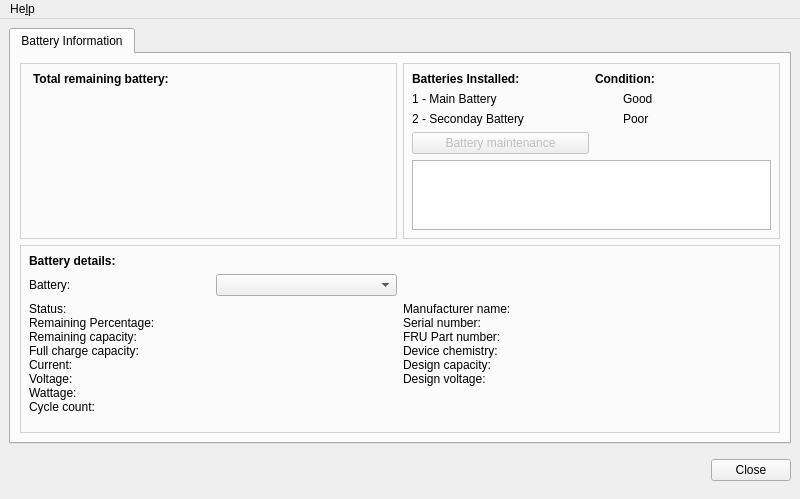
<?xml version="1.0" encoding="UTF-8"?>
<ui version="4.0">
 <class>MainWindow</class>
 <widget class="QMainWindow" name="MainWindow">
  <property name="geometry">
   <rect>
    <x>0</x>
    <y>0</y>
    <width>800</width>
    <height>459</height>
   </rect>
  </property>
  <property name="sizePolicy">
   <sizepolicy hsizetype="Preferred" vsizetype="Ignored">
    <horstretch>0</horstretch>
    <verstretch>0</verstretch>
   </sizepolicy>
  </property>
  <property name="windowTitle">
   <string>Battery Control</string>
  </property>
  <property name="windowIcon">
   <iconset theme="battery">
    <normaloff>.</normaloff>.</iconset>
  </property>
  <widget class="QWidget" name="centralwidget">
   <property name="sizePolicy">
    <sizepolicy hsizetype="Preferred" vsizetype="Preferred">
     <horstretch>0</horstretch>
     <verstretch>0</verstretch>
    </sizepolicy>
   </property>
   <layout class="QVBoxLayout" name="verticalLayout">
    <item>
     <widget class="QTabWidget" name="tabs">
      <property name="currentIndex">
       <number>0</number>
      </property>
      <widget class="QWidget" name="tab">
       <attribute name="title">
        <string>Battery Information</string>
       </attribute>
       <layout class="QGridLayout" name="gridLayout" rowstretch="40,0">
        <item row="0" column="0">
         <widget class="QWidget" name="remaining_battery" native="true">
          <property name="styleSheet">
           <string notr="true">#remaining_battery {
	border: 1px solid #d2d2d2;
}</string>
          </property>
          <layout class="QVBoxLayout" name="verticalLayout_2">
           <property name="leftMargin">
            <number>13</number>
           </property>
           <item>
            <widget class="QLabel" name="remaining_label">
             <property name="font">
              <font>
               <weight>75</weight>
               <bold>true</bold>
              </font>
             </property>
             <property name="text">
              <string>Total remaining battery:</string>
             </property>
            </widget>
           </item>
           <item>
            <widget class="BatteryIcon" name="battery" native="true">
             <property name="minimumSize">
              <size>
               <width>100</width>
               <height>50</height>
              </size>
             </property>
             <property name="maximumSize">
              <size>
               <width>100</width>
               <height>50</height>
              </size>
             </property>
             <property name="styleSheet">
              <string notr="true">#widget {
	margin: 10px;
}</string>
             </property>
            </widget>
           </item>
           <item>
            <spacer name="verticalSpacer">
             <property name="orientation">
              <enum>Qt::Vertical</enum>
             </property>
             <property name="sizeHint" stdset="0">
              <size>
               <width>20</width>
               <height>123</height>
              </size>
             </property>
            </spacer>
           </item>
          </layout>
         </widget>
        </item>
        <item row="1" column="0" colspan="2">
         <widget class="QWidget" name="details" native="true">
          <property name="sizePolicy">
           <sizepolicy hsizetype="Preferred" vsizetype="Preferred">
            <horstretch>0</horstretch>
            <verstretch>0</verstretch>
           </sizepolicy>
          </property>
          <property name="styleSheet">
           <string notr="true">#details {
	border: 1px solid #d2d2d2;
}</string>
          </property>
          <layout class="QGridLayout" name="gridLayout_3">
           <item row="0" column="0">
            <widget class="QLabel" name="battery_details">
             <property name="font">
              <font>
               <weight>75</weight>
               <bold>true</bold>
              </font>
             </property>
             <property name="text">
              <string>Battery details:</string>
             </property>
            </widget>
           </item>
           <item row="1" column="0">
            <layout class="QHBoxLayout" name="batterychooser">
             <item>
              <widget class="QLabel" name="battery_label">
               <property name="text">
                <string>Battery:</string>
               </property>
              </widget>
             </item>
             <item>
              <widget class="QComboBox" name="battery_combo"/>
             </item>
            </layout>
           </item>
           <item row="2" column="0">
            <layout class="QHBoxLayout" name="info_container" stretch="60,40">
             <property name="spacing">
              <number>0</number>
             </property>
             <item>
              <widget class="QLabel" name="battery_info_label">
               <property name="text">
                <string>Status:
Remaining Percentage:
Remaining capacity:
Full charge capacity:
Current:
Voltage:
Wattage:
Cycle count:</string>
               </property>
               <property name="alignment">
                <set>Qt::AlignLeading|Qt::AlignLeft|Qt::AlignTop</set>
               </property>
              </widget>
             </item>
             <item>
              <widget class="QLabel" name="battery_info">
               <property name="text">
                <string/>
               </property>
               <property name="alignment">
                <set>Qt::AlignLeading|Qt::AlignLeft|Qt::AlignTop</set>
               </property>
              </widget>
             </item>
            </layout>
           </item>
           <item row="2" column="1">
            <layout class="QVBoxLayout" name="verticalLayout_3">
             <item>
              <layout class="QHBoxLayout" name="manu_container" stretch="60,40">
               <property name="spacing">
                <number>0</number>
               </property>
               <property name="sizeConstraint">
                <enum>QLayout::SetMinimumSize</enum>
               </property>
               <item>
                <widget class="QLabel" name="battery_manu_label">
                 <property name="sizePolicy">
                  <sizepolicy hsizetype="Preferred" vsizetype="Minimum">
                   <horstretch>0</horstretch>
                   <verstretch>0</verstretch>
                  </sizepolicy>
                 </property>
                 <property name="text">
                  <string>Manufacturer name:
Serial number:
FRU Part number:
Device chemistry:
Design capacity:
Design voltage:</string>
                 </property>
                 <property name="alignment">
                  <set>Qt::AlignLeading|Qt::AlignLeft|Qt::AlignTop</set>
                 </property>
                </widget>
               </item>
               <item>
                <widget class="QLabel" name="battery_manu">
                 <property name="sizePolicy">
                  <sizepolicy hsizetype="Preferred" vsizetype="Minimum">
                   <horstretch>0</horstretch>
                   <verstretch>0</verstretch>
                  </sizepolicy>
                 </property>
                 <property name="text">
                  <string/>
                 </property>
                 <property name="alignment">
                  <set>Qt::AlignLeading|Qt::AlignLeft|Qt::AlignTop</set>
                 </property>
                </widget>
               </item>
              </layout>
             </item>
             <item>
              <widget class="QLabel" name="manu_logo">
               <property name="minimumSize">
                <size>
                 <width>100</width>
                 <height>30</height>
                </size>
               </property>
               <property name="maximumSize">
                <size>
                 <width>100</width>
                 <height>30</height>
                </size>
               </property>
               <property name="text">
                <string/>
               </property>
              </widget>
             </item>
             <item>
              <spacer name="verticalSpacer_2">
               <property name="orientation">
                <enum>Qt::Vertical</enum>
               </property>
               <property name="sizeHint" stdset="0">
                <size>
                 <width>20</width>
                 <height>40</height>
                </size>
               </property>
              </spacer>
             </item>
            </layout>
           </item>
          </layout>
         </widget>
        </item>
        <item row="0" column="1">
         <widget class="QWidget" name="batteries" native="true">
          <property name="styleSheet">
           <string notr="true">#batteries {
	border: 1px solid #d2d2d2;
}</string>
          </property>
          <layout class="QGridLayout" name="gridLayout_2">
           <item row="4" column="0" colspan="2">
            <widget class="QPlainTextEdit" name="status">
             <property name="lineWrapMode">
              <enum>QPlainTextEdit::WidgetWidth</enum>
             </property>
             <property name="readOnly">
              <bool>true</bool>
             </property>
             <property name="plainText">
              <string/>
             </property>
            </widget>
           </item>
           <item row="0" column="0">
            <widget class="QLabel" name="batteries_installed">
             <property name="font">
              <font>
               <weight>75</weight>
               <bold>true</bold>
              </font>
             </property>
             <property name="text">
              <string>Batteries Installed:</string>
             </property>
            </widget>
           </item>
           <item row="0" column="1">
            <widget class="QLabel" name="condition">
             <property name="font">
              <font>
               <weight>75</weight>
               <bold>true</bold>
              </font>
             </property>
             <property name="text">
              <string>Condition:</string>
             </property>
            </widget>
           </item>
           <item row="3" column="0">
            <widget class="QPushButton" name="maintain">
             <property name="enabled">
              <bool>false</bool>
             </property>
             <property name="text">
              <string>Battery maintenance</string>
             </property>
            </widget>
           </item>
           <item row="1" column="0" colspan="2">
            <widget class="QWidget" name="primary_battery" native="true">
             <layout class="QHBoxLayout" name="horizontalLayout">
              <property name="spacing">
               <number>0</number>
              </property>
              <property name="leftMargin">
               <number>0</number>
              </property>
              <property name="topMargin">
               <number>0</number>
              </property>
              <property name="rightMargin">
               <number>0</number>
              </property>
              <property name="bottomMargin">
               <number>0</number>
              </property>
              <item>
               <widget class="QLabel" name="primary_label">
                <property name="text">
                 <string>1 - Main Battery</string>
                </property>
               </widget>
              </item>
              <item>
               <layout class="QHBoxLayout" name="primary_cont">
                <property name="spacing">
                 <number>6</number>
                </property>
                <property name="leftMargin">
                 <number>5</number>
                </property>
                <item>
                 <widget class="QLabel" name="primary_icon">
                  <property name="enabled">
                   <bool>true</bool>
                  </property>
                  <property name="minimumSize">
                   <size>
                    <width>20</width>
                    <height>11</height>
                   </size>
                  </property>
                  <property name="maximumSize">
                   <size>
                    <width>20</width>
                    <height>11</height>
                   </size>
                  </property>
                  <property name="text">
                   <string/>
                  </property>
                  <property name="pixmap">
                   <pixmap>../../../Desktop/good.png</pixmap>
                  </property>
                 </widget>
                </item>
                <item>
                 <widget class="QLabel" name="primary_text">
                  <property name="text">
                   <string>Good</string>
                  </property>
                 </widget>
                </item>
               </layout>
              </item>
             </layout>
            </widget>
           </item>
           <item row="2" column="0" colspan="2">
            <widget class="QWidget" name="secondary_battery" native="true">
             <layout class="QHBoxLayout" name="horizontalLayout_2">
              <property name="spacing">
               <number>0</number>
              </property>
              <property name="leftMargin">
               <number>0</number>
              </property>
              <property name="topMargin">
               <number>0</number>
              </property>
              <property name="rightMargin">
               <number>0</number>
              </property>
              <property name="bottomMargin">
               <number>0</number>
              </property>
              <item>
               <widget class="QLabel" name="secondary_label">
                <property name="text">
                 <string>2 - Seconday Battery</string>
                </property>
               </widget>
              </item>
              <item>
               <layout class="QHBoxLayout" name="secondary_cont">
                <property name="spacing">
                 <number>6</number>
                </property>
                <property name="leftMargin">
                 <number>5</number>
                </property>
                <item>
                 <widget class="QLabel" name="secondary_icon">
                  <property name="minimumSize">
                   <size>
                    <width>20</width>
                    <height>11</height>
                   </size>
                  </property>
                  <property name="maximumSize">
                   <size>
                    <width>20</width>
                    <height>11</height>
                   </size>
                  </property>
                  <property name="text">
                   <string/>
                  </property>
                  <property name="pixmap">
                   <pixmap>../../../Desktop/bad.png</pixmap>
                  </property>
                 </widget>
                </item>
                <item>
                 <widget class="QLabel" name="secondary_text">
                  <property name="text">
                   <string>Poor</string>
                  </property>
                 </widget>
                </item>
               </layout>
              </item>
             </layout>
            </widget>
           </item>
          </layout>
         </widget>
        </item>
       </layout>
      </widget>
     </widget>
    </item>
    <item>
     <layout class="QHBoxLayout" name="bottom_container">
      <property name="spacing">
       <number>0</number>
      </property>
      <item>
       <widget class="QLabel" name="thinkpads_logo">
        <property name="minimumSize">
         <size>
          <width>150</width>
          <height>40</height>
         </size>
        </property>
        <property name="maximumSize">
         <size>
          <width>150</width>
          <height>40</height>
         </size>
        </property>
        <property name="text">
         <string/>
        </property>
        <property name="pixmap">
         <pixmap resource="../resources.qrc">:/res/logo.png</pixmap>
        </property>
        <property name="scaledContents">
         <bool>true</bool>
        </property>
       </widget>
      </item>
      <item>
       <spacer name="horizontalSpacer">
        <property name="orientation">
         <enum>Qt::Horizontal</enum>
        </property>
        <property name="sizeHint" stdset="0">
         <size>
          <width>40</width>
          <height>20</height>
         </size>
        </property>
       </spacer>
      </item>
      <item>
       <widget class="QPushButton" name="close_button">
        <property name="text">
         <string>Close</string>
        </property>
       </widget>
      </item>
     </layout>
    </item>
   </layout>
  </widget>
  <widget class="QMenuBar" name="menubar">
   <property name="geometry">
    <rect>
     <x>0</x>
     <y>0</y>
     <width>800</width>
     <height>30</height>
    </rect>
   </property>
   <widget class="QMenu" name="menuAbout">
    <property name="title">
     <string>He&amp;lp</string>
    </property>
    <addaction name="actionVisit_Thinkpads_org"/>
    <addaction name="separator"/>
    <addaction name="actionAbout_Battery_Control"/>
   </widget>
   <addaction name="menuAbout"/>
  </widget>
  <action name="actionVisit_Thinkpads_org">
   <property name="text">
    <string>&amp;Visit Thinkpads.org</string>
   </property>
  </action>
  <action name="actionAbout_Battery_Control">
   <property name="text">
    <string>&amp;About Battery Control</string>
   </property>
  </action>
 </widget>
 <customwidgets>
  <customwidget>
   <class>BatteryIcon</class>
   <extends>QWidget</extends>
   <header>ui/batteryicon.h</header>
   <container>1</container>
  </customwidget>
 </customwidgets>
 <resources>
  <include location="../resources.qrc"/>
 </resources>
 <connections>
  <connection>
   <sender>battery_combo</sender>
   <signal>currentTextChanged(QString)</signal>
   <receiver>MainWindow</receiver>
   <slot>displaySelectedBattery(QString)</slot>
   <hints>
    <hint type="sourcelabel">
     <x>304</x>
     <y>283</y>
    </hint>
    <hint type="destinationlabel">
     <x>399</x>
     <y>229</y>
    </hint>
   </hints>
  </connection>
  <connection>
   <sender>close_button</sender>
   <signal>clicked()</signal>
   <receiver>MainWindow</receiver>
   <slot>close()</slot>
   <hints>
    <hint type="sourcelabel">
     <x>750</x>
     <y>431</y>
    </hint>
    <hint type="destinationlabel">
     <x>399</x>
     <y>229</y>
    </hint>
   </hints>
  </connection>
  <connection>
   <sender>actionAbout_Battery_Control</sender>
   <signal>triggered()</signal>
   <receiver>MainWindow</receiver>
   <slot>openAbout()</slot>
   <hints>
    <hint type="sourcelabel">
     <x>-1</x>
     <y>-1</y>
    </hint>
    <hint type="destinationlabel">
     <x>399</x>
     <y>229</y>
    </hint>
   </hints>
  </connection>
  <connection>
   <sender>actionVisit_Thinkpads_org</sender>
   <signal>triggered()</signal>
   <receiver>MainWindow</receiver>
   <slot>openSite()</slot>
   <hints>
    <hint type="sourcelabel">
     <x>-1</x>
     <y>-1</y>
    </hint>
    <hint type="destinationlabel">
     <x>399</x>
     <y>229</y>
    </hint>
   </hints>
  </connection>
 </connections>
 <slots>
  <slot>displaySelectedBattery(QString)</slot>
  <slot>openAbout()</slot>
  <slot>openSite()</slot>
 </slots>
</ui>
